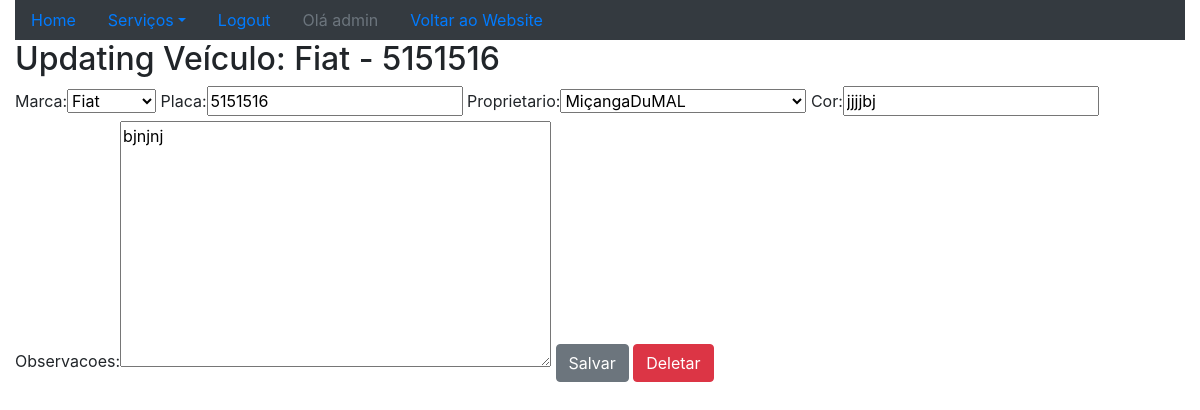
Before: /sistema/veiculo-update/4/ (signed in) with the older database file.
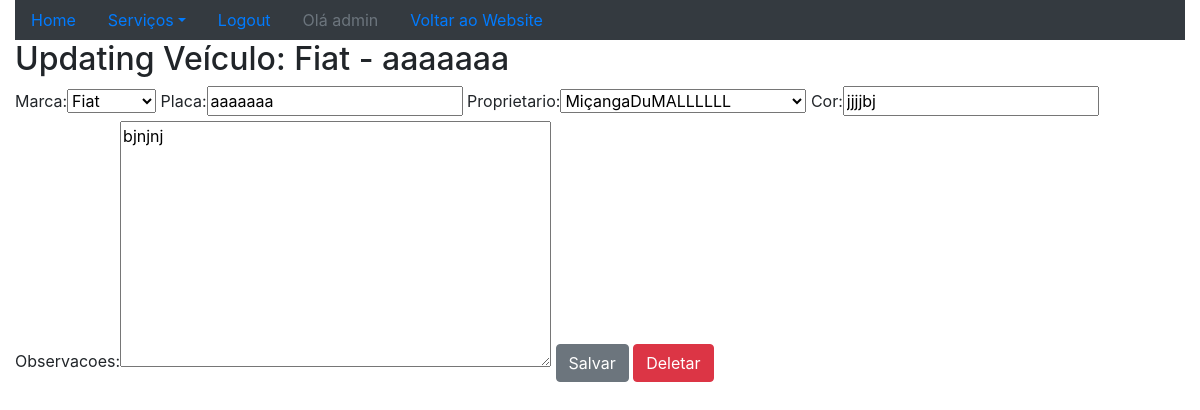
After: the same page with the newer database file.
### core/models.py (models this page shows)
class Veiculo(models.Model):
    marca = models.ForeignKey(Marca,on_delete=models.PROTECT)
    placa = models.CharField(max_length=7)
    proprietario = models.ForeignKey(Pessoa,on_delete=models.PROTECT)
    cor = models.CharField(max_length=15)
    observacoes = models.TextField()
    def __str__(self):
        return self.marca.nome + ' - ' + self.placa

class Marca(models.Model):
    nome = models.CharField(max_length=50)
    def __str__(self):
        return self.nome

### core/views.py (the view)
# urls.py: re_path(r'^veiculo-update/(?P<id>\d+)/$',veiculo_update,name='core_veiculo_update'),
@login_required
def veiculo_update(request,id):
    data = {}
    veiculo = Veiculo.objects.get(id=id)
    form = VeiculoForm(request.POST or None, instance=veiculo)
    data['veiculo'] = veiculo
    data['form'] = form
    if request.method == 'POST':
        if form.is_valid():
            form.save()
            return redirect('core_lista_veiculos')
    else:
        return render(request,'core/update_veiculo.html',data)

### core/forms.py
class VeiculoForm(ModelForm):
    class Meta:
        model = Veiculo
        fields = '__all__'

### core/models.py (called while the page is built)
    def __str__(self):
        return self.nome

### core/templates/core/update_veiculo.html (shortened to what this page needs)
{% extends "base.html" %}
{% load bootstrap %}
{% block main %}
    <div class="row">
        <div class="col">
            <h2>Updating Veículo: {{ veiculo }}</h2>
            <form action="{% url 'core_veiculo_update' veiculo.id %}" method="POST">
                {{ form|bootstrap }}
                <button type="submit" class="btn btn-secondary">Salvar</button>
                <a href="{% url 'core_veiculo_delete' veiculo.id %}" class="btn btn-danger">Deletar</a>
            </form>
        </div>
    </div>
{% endblock %}

Changed rows visible on the page:
changed Veiculo "Fiat": marca+placa "Fiat - 5151516" → "Fiat - aaaaaaa"; placa "5151516" → "aaaaaaa"; proprietario "MiçangaDuMAL" → "MiçangaDuMALLLLLL"
